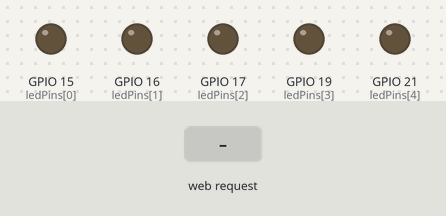
Simulated run of this sketch. Board: ESP32. Parts: output pins drawn as LEDs (lit = HIGH). Dashed ring = blinking. The test bench sets the inputs (shaded band). WiFi joins after 1.5 s; servers stay silent unless stated; what the sketch prints to the serial monitor is not drawn.

Above: at 3.2 s.
3.3 s: HTTP request GET /LED=32415 received
At 3.45 s:
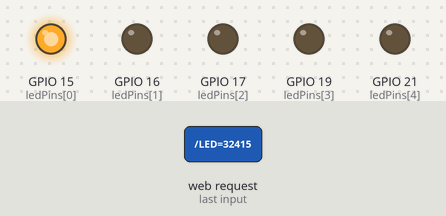
6.3 s: HTTP request GET /LED=ALL received
At 7.5 s:
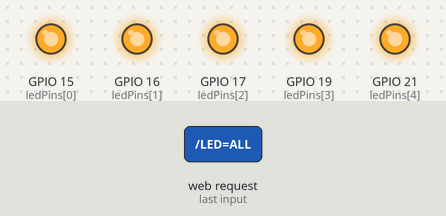
7.8 s: HTTP request GET /LED=12345 received
At 8.45 s:
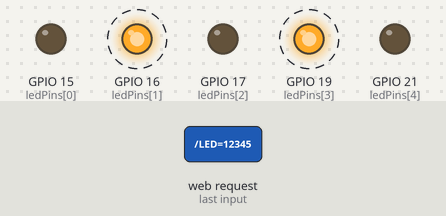
Timing chart, 0 to 11.3 s (numbered marks = the images above; inputs shaded):
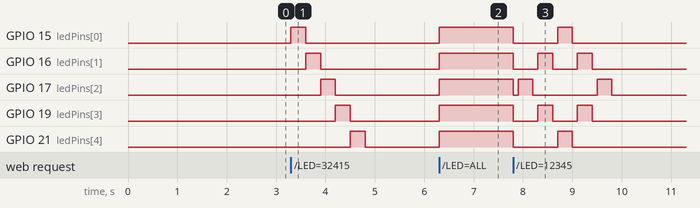

The sketch:

Activity_1_Shiela_Marie.ino
```cpp
#include <WiFi.h>
#include <WebServer.h>

const char* ssid = "shiela";
const char* password = "shielamarie";

WebServer server(80);  // Create a web server on port 80

const int ledPins[] = {15, 16, 17, 19, 21};
bool allOn = false;


void handleLED() {
  String request = server.uri();

  if (request.indexOf("/LED=ALL") != -1) {
    Serial.println("Toggle All LEDs");
    allOn = !allOn;
    for (int i = 0; i < 5; i++) {
      digitalWrite(ledPins[i], allOn ? HIGH : LOW);
    }
  }
  else if (request.indexOf("/LED=32415") != -1) {
    Serial.println("Sequence 32415");
    int sequence[] = {15, 16, 17, 19, 21};
    for (int i = 0; i < 5; i++) {
      digitalWrite(sequence[i], HIGH);
      delay(300);
      digitalWrite(sequence[i], LOW);
    }
  }
  else if (request.indexOf("/LED=12345") != -1) {
    Serial.println("Sequence 12345");
    one();
    two();
    three();
    two();
    one();
    clr();
  }

  server.sendHeader("Location", "/");
  server.send(303); // Redirect back to home page
}

void setup() {
  Serial.begin(115200);

  for (int i = 0; i < 5; i++) {
    pinMode(ledPins[i], OUTPUT);
    digitalWrite(ledPins[i], LOW);
  }

  WiFi.begin(ssid, password);
  Serial.print("Connecting to WiFi...");
  while (WiFi.status() != WL_CONNECTED) {
    delay(1000);
    Serial.print(".");
  }

  Serial.println("\nConnected to WiFi");
  Serial.print("IP Address: ");
  Serial.println(WiFi.localIP());

  server.on("/", handleRoot);
  server.on("/LED=ALL", handleLED);
  server.on("/LED=32415", handleLED);
  server.on("/LED=12345", handleLED);

  server.begin();
}

void loop() {
  server.handleClient(); // Handle HTTP client requests
}

// Function to turn off all LEDs
void clr() {
  for (int i = 0; i < 5; i++) {
    digitalWrite(ledPins[i], LOW);
  }
  delay(100);
}

// LED Sequence Functions
void one() {
  clr();
  digitalWrite(17, HIGH);
  delay(300);
}

void two() {
  clr();
  digitalWrite(16, HIGH);
  digitalWrite(19, HIGH);
  delay(300);
}

void three() {
  clr();
  digitalWrite(15, HIGH);
  digitalWrite(21, HIGH);
  delay(300);
}
```

html.ino
```cpp
void handleRoot() {
  String html = "<!DOCTYPE html><html><head><title>ESP32 LED Control</title>";
  html += "<meta name=\"viewport\" content=\"width=device-width, initial-scale=1.0\">";
  html += "<div class=\"container\">";
  html += "<h1>ESP32 LED Control</h1>";
  html += "<a href=\"/LED=ALL\"><button>All LED </button></a><br>";
  html += "<a href=\"/LED=32415\"><button>Sigle LED </button></a><br>";
  html += "<a href=\"/LED=12345\"><button>3,2&4.1&5</button></a>";
  html += "</div></body></html>";

  server.send(200, "text/html", html);
}
```

Measured:
- after the input at 3.3 s, GPIO 15 (ledPins[0]): LOW → HIGH at once, → LOW 0.30 s later; GPIO 16 (ledPins[1]): LOW → HIGH after 0.30 s, → LOW 0.30 s later; GPIO 17 (ledPins[2]): LOW → HIGH after 0.60 s, → LOW 0.30 s later; GPIO 19 (ledPins[3]): LOW → HIGH after 0.90 s, → LOW 0.30 s later; GPIO 21 (ledPins[4]): LOW → HIGH after 1.2 s, → LOW 0.30 s later
- after the input at 6.3 s, GPIO 15 (ledPins[0]), GPIO 16 (ledPins[1]), GPIO 17 (ledPins[2]), GPIO 19 (ledPins[3]), GPIO 21 (ledPins[4]): LOW → HIGH at once
- after the input at 7.8 s, GPIO 15 (ledPins[0]): HIGH → LOW at once, → HIGH 0.90 s later, → LOW 0.30 s later; GPIO 16 (ledPins[1]): alternates HIGH for 0.30 s and LOW for 0.50 s, 5 changes in all, then stays LOW, starting at once
